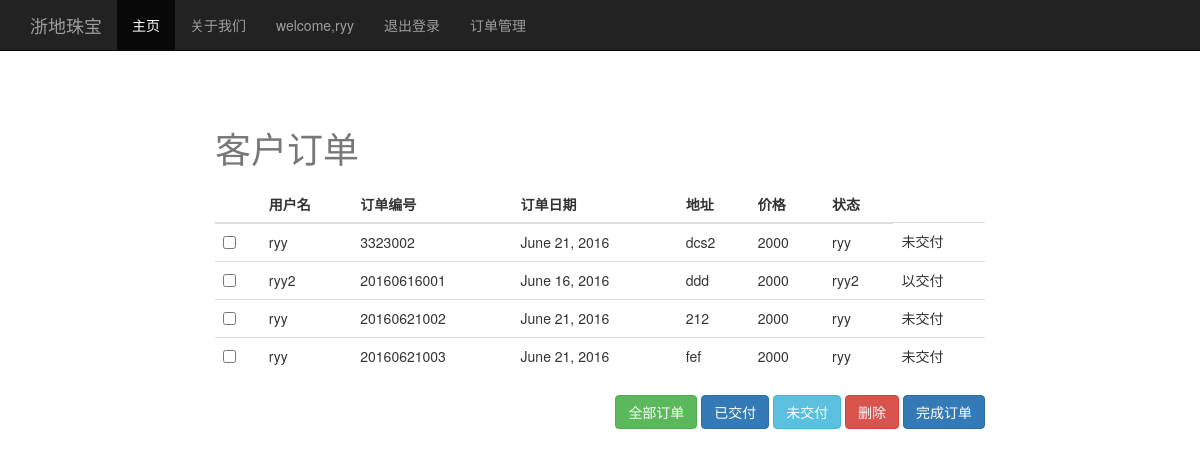
/order/ (signed in), run on the app's committed database.
### head/models.py (models this page shows, shortened)
class ORDER(models.Model):
    UserID = models.ForeignKey(User)
    OrderName = models.CharField(max_length=10, null=True)
    OrderID = models.IntegerField(null=False, primary_key=True)
    ADDRESS = models.CharField(null=False, max_length=100, default=0)
    DATE = models.DateField(auto_now_add=False, null=True)
    DES = models.TextField(null=True)
    Price = models.IntegerField(null=False)
    Telephone = models.IntegerField(null=False)
    Status = models.BooleanField(null=False)

### head/views.py (the view)
# urls.py: url(r'^order/',views.order),
def order(request):
    if request.user.is_superuser:
        data = ORDER.objects.all()
        return render(request, 'order_view.html', {'data': data})
    else:
        return HttpResponse('无法访问')

### templates/order_view.html (shortened to what this page needs)
<!DOCTYPE html>
{% extends "headline.html" %}
{% block body %}
    <div class="col-sm-2">
    </div>
    <div class="col-sm-8">
        <form id="order_form">
            <table class="table table-hover">
                <caption><h1>客户订单</h1></caption>
                <thead>
                <tr>
                    <th></th>
                    <th>用户名</th>
                    <th>订单编号</th>
                    <th>订单日期</th>
                    <th>地址</th>
                    <th>价格</th>
                    <th>状态</th>
                </tr>
                </thead>
                <tbody>
                {% for i in data %}
                    <tr>
                        <td><input type="checkbox" value="{{ i.OrderID }}" name="order"></td>
                        <td>{{ i.UserID}}</td>
                        <td>{{ i.OrderID }}</td>
                        <td>{{ i.DATE }}</td>
                        <td>{{ i.ADDRESS }}</td>
                        <td>{{ i.Price }}</td>
                        <td> {{i.UserID}}</td>
                        {% if i.Status %}
                            <td>以交付</td>
                        {% else %}
                            <td>未交付</td>
                        {% endif %}
                    </tr>
                {% endfor %}
                </tbody>
            </table>
        </form>
        <div class="pull-right" role="button">
            <button type="submit" class="btn btn-success" form="order_form" formaction="/order/" formmethod="post"
                    style="">全部订单
            </button>
            <button type="submit" class="btn btn-primary" form="order_form" formaction="/order_yes" formmethod="post">
                已交付
            </button>
            <button type="submit" class="btn btn-info" form="order_form" formaction="/order_no" formmethod="post">未交付
            </button>
            <button type="submit" class="btn btn-danger" form="order_form" formaction="/order_delete/"
                    formmethod="post">删除
            </button>
            <button type="submit" class="btn btn-primary" form="order_form" formaction="/order_change/"
                    formmethod="post">完成订单
            </button>
        </div>
    </div>
{% endblock %}

### templates/headline.html (shortened to what this page needs)
<!DOCTYPE html>
<html>
<head>
    <link href="http://cdn.bootcss.com/bootstrap/3.3.0/css/bootstrap.css" rel="stylesheet">
    <link href="http://cdn.bootcss.com/bootstrap/3.3.0/css/bootstrap.min.css" rel="stylesheet">
    <link href="//cdn.bootcss.com/font-awesome/4.3.0/css/font-awesome.css" rel="stylesheet">
</head>
<body>
<nav class="navbar navbar-fixed-top navbar-inverse">
    <div class="container">
        <div class="navbar-header">
            <a class="navbar-brand" href="http://www.zdgem.com/">浙地珠宝</a>
        </div>
        <div id="navbar" class="collapse navbar-collapse">
            <ul class="nav navbar-nav">
                <li class="active"><a href="/">主页</a></li>
                <li><a href="/detail">关于我们</a></li>
                {% if  user.is_superuser %}
                    <li><a>welcome,{{ user.username }}</a></li>
                    <li><a href="/logout">退出登录</a></li>
                    <li class="pull-right"><a href="/order">订单管理</a></li>
                {% elif user.is_authenticated %}
                    <li><a>welcome,{{ user.username }}</a></li>
                    <li><a href="/logout">退出登录</a></li>
                {% else %}
                    <li><a href="/login/next={{ request.path }}">登录</a></li>
                    <li><a href="/signup">注册</a></li>
                {% endif %}
            </ul>
        </div>
    </div>
</nav>
<div id="container" style="padding-top: 100px">
    {% block body %}
    {% endblock %}
</div>
</body>
</html>

### data on the page
ORDER: UserID "ryy", OrderID "3323002", DATE "June 21, 2016", ADDRESS "dcs2", Price "2000", Status "未交付"
ORDER: UserID "ryy2", OrderID "20160616001", DATE "June 16, 2016", ADDRESS "ddd", Price "2000", Status "以交付"
ORDER: UserID "ryy", OrderID "20160621002", DATE "June 21, 2016", ADDRESS "212", Price "2000", Status "未交付"
ORDER: UserID "ryy", OrderID "20160621003", DATE "June 21, 2016", ADDRESS "fef", Price "2000", Status "未交付"

### other printed values
{{ user.username }} "ryy"
